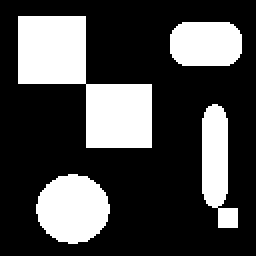
%> input picture lab11 - Indeksacja. Klasyfikacja obiektow/resources/ccl2.png, 128 x 128 px (shown 2 times larger)
$ octave B_indeksacja_wbudowana.m   (GNU Octave 9; MATLAB toolbox functions it lacks are replaced by stand-ins)
%> lines starting %> are read from the running program, lines starting %| are printed output that depends on the picture; in (x1, y1, x2, y2) boxes, pixels count from 0 and x2, y2 are one past the last pixel; in counts of white or black regions, pixels touching at a corner belong together; the program's own positions count from 1
close all;
clearvars;
clc;

I = imread('resources/ccl2.png');
%> I: size 128x128 logical; 28.3% white; 4 white regions, box (x1, y1, x2, y2) and area: (9, 8, 76, 74) 2212, (18, 87, 55, 122) 987, (85, 11, 121, 33) 724, (101, 52, 119, 114) 716
figure(1); imshow(I, 'InitialMagnification', 300); title('Oryginalny');

I_after_4 = bwlabel(I, 4);
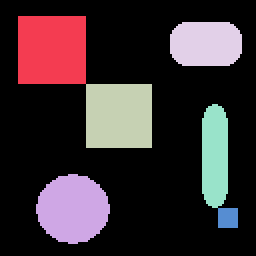
%> I_after_4: size 128x128 double (shown 2 times larger); 7 distinct labels, from 0 to 6; one colour per label, 0 black
figure(2); imshow(I_after_4, 'InitialMagnification', 300); title('Po indeksacji z sasiedztwem 4-elementowym');

I_after_8 = bwlabel(I, 8);
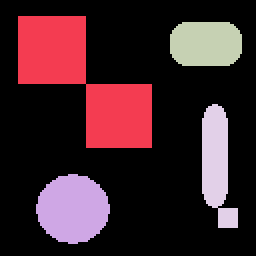
%> I_after_8: size 128x128 double (shown 2 times larger); 5 distinct labels, from 0 to 4; one colour per label, 0 black
figure(3); imshow(I_after_8, 'InitialMagnification', 300); title('Po indeksacji z sasiedztwem 8-elementowym');

I_diff = imabsdiff(I_after_4, I_after_8);
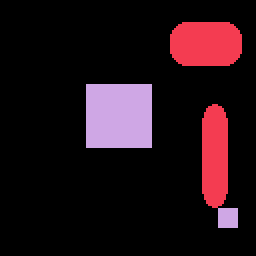
%> I_diff: size 128x128 double (shown 2 times larger); 3 distinct labels, from 0 to 2; one colour per label, 0 black
figure(4); imshow(I_diff, []); title('Roznica');

$ run again, with lab11 - Indeksacja. Klasyfikacja obiektow/resources/shapes.png copied over lab11 - Indeksacja. Klasyfikacja obiektow/resources/ccl2.png
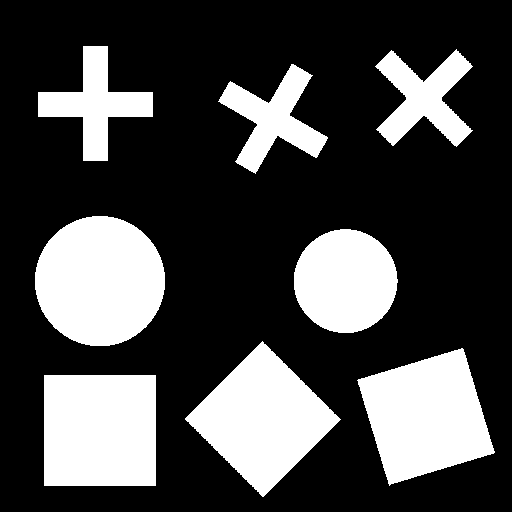
%> input picture lab11 - Indeksacja. Klasyfikacja obiektow/resources/shapes.png, 512 x 512 px
%> I: size 512x512 logical; 28% white; 8 white regions, largest, box (x1, y1, x2, y2) and area: (35, 216, 165, 346) 13293, (44, 375, 156, 486) 12432, (185, 341, 341, 497) 12212
%> `I_after_4 = bwlabel(I, 4);`:
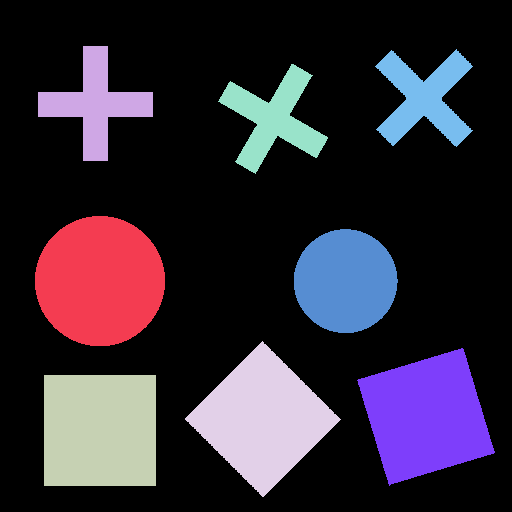
%> I_after_4: size 512x512 double; 9 distinct labels, from 0 to 8; one colour per label, 0 black
%> I_diff: size 512x512 double; every value is 0
